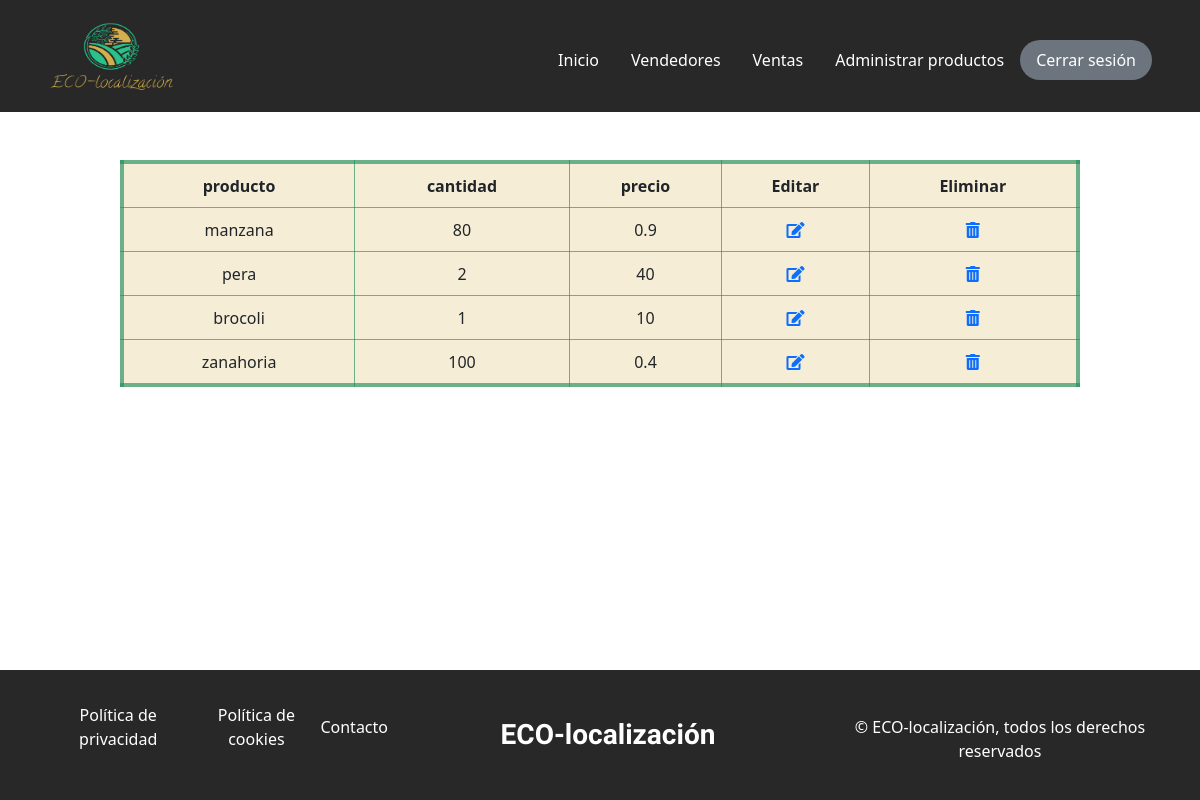
The page /administracion_productos/index.php (signed in) on the database its author committed.
### tables this page shows
CREATE TABLE `precios` (
  `id` int(8) NOT NULL,
  `id_vendedor` int(5) NOT NULL,
  `id_producto` int(8) NOT NULL,
  `cantidad` int(8) NOT NULL,
  `precio` float NOT NULL
);

CREATE TABLE `productos` (
  `id` int(8) NOT NULL,
  `producto` varchar(20) NOT NULL
);

### administracion_productos/operacionesGenerales.php (called while the page is built, shortened)
<?php include_once "../php/databaseManagement.inc.php";
    function obtenerProductos($id_vendedor){
        try {
            $con = new PDO("mysql:host=" . $GLOBALS['servidor'] . ";dbname=" . $GLOBALS['baseDatos'], $GLOBALS['user'], $GLOBALS['pass']);
            $sql = $con->prepare("SELECT precios.id,productos.producto,precios.cantidad,precios.precio from precios,productos WHERE precios.id_producto=productos.id AND precios.id_vendedor = :id_vendedor;");
            $sql->bindParam(":id_vendedor", $id_vendedor);
            $sql->execute();
            $miArray = [];
            while ($row = $sql->fetch(PDO::FETCH_ASSOC)) {
                $miArray[] = $row;
            }
        } catch (PDOException $e) {
            header("location: ../php/error.php");
        }
        return $miArray;
    }
?>

### administracion_productos/index.php (the view, shortened to what this page needs)
<!DOCTYPE html>
<html lang="es">
<head>
    <link rel="stylesheet" href="../fontawesome-free-5.15.4-web/css/all.min.css">
    <link rel="stylesheet" href="../css/bootstrap.min.css">
    <link rel="stylesheet" href="../css/headers.css">
    <link rel="stylesheet" href="../css/gestiones.css">
</head>
<body>
<header class="d-flex flex-wrap justify-content-center py-3 cabecera">
        <a href="../index.php" class="me-md-auto ms-5">
            <img src="../img/Captura-removebg-preview.png" class="logo">
        </a>
        <ul class="nav nav-pills mt-4">
            <li class="nav-item"><a href="../index.php" class="nav-link text-white">Inicio</a></li>
            <li class="nav-item"><a href="../vendedores/index.php" class="nav-link text-white">Vendedores</a></li>
            <?php
                if(isset($_SESSION['sesion_iniciada']) == true ){
                    $tipo = session_id();
                    if($tipo=="vendedor"){
                        echo "<li class='nav-item'><a href='ventas.php' class='nav-link text-white'>Ventas</a></li>";
                        echo "<li class='nav-item'><a href='index.php' class='nav-link text-white'>Administrar productos</a></li>";
                    }
                    echo "<li class='nav-item me-md-auto'><a href='../cerrarSesion.php' class='nav-link active bg-secondary rounded-pill me-5' aria-current='page'>Cerrar sesión</a></li>";
                }else{
                    echo "<li class='nav-item me-md-auto'><a href='../registro/index.php' class='nav-link active bg-success rounded-pill me-5' aria-current='page'>Entrar</a></li>";
                }
            ?>
        </ul>
    </header>
    <section>
    <article">
        <div class="row">
                    <div>
                        <table class="fixed_headers mt-5">
                            <thead>
                                <tr>
                                    <th>producto</th>
                                    <th>cantidad</th>
                                    <th>precio</th>
                                    <th>Editar</th>
                                    <th>Eliminar</th>
                                </tr>
                            </thead>
                            <tbody>
                                <?php include_once "operacionesGenerales.php";
                                    $producto = obtenerProductos($_SESSION['id']);
                                    for ($i=0;$i<sizeof($producto);$i++){
                                        echo "<tr>";
                                            echo "<td>".$producto[$i]['producto']."</td>";
                                            echo "<td>".$producto[$i]['cantidad']."</td>";
                                            echo "<td>".$producto[$i]['precio']."</td>";
                                            echo "<td><a href='editarProducto.php?varId=".$producto[$i]["id"]."'><i class='fas fa-edit'></i></a></td>";
                                            echo "<td><a href='eliminarProducto.php?varId=".$producto[$i]["id"]."'><i class='fas fa-trash-alt'></i></a></td>";
                                        echo "</tr>";
                                    }
                                ?>
                            </tbody>
                        </table>
                    </div>
                </div>
    </section>
    <footer class="d-flex text-white cabecera position-absolute bottom-0 end-0 w-100">
        <div class="container-fluid py-3">
            <div class="row justify-content-around align-items-center text-center">
                <div class="col-xl-4 col-sm-12">
                    <ul class="d-flex lista justify-content-around align-items-center">
                        <li><a class="text-decoration-none text-white" href="../politica/privacidad.php">Política de privacidad</a></li>
                        <li><a class="text-decoration-none text-white" href="../politica/cookies.php">Política de cookies</a></li>
                        <li><a class="text-decoration-none text-white" href="../politica/contacto.php">Contacto</a></li>
                    </ul>
                </div>
                <div class="col-xl-4 col-sm-12">
                    <a href="../index.php" class="text-decoration-none">
                        <h3 class="text-white text-center">ECO-localización</h3>
                    </a>
                </div>
                <div class="col-xl-4 mt-4 col-sm-12">
                    <p>© ECO-localización, todos los derechos reservados</p>
                </div>
            </div>
        </div>
    </footer>
</body>
</html>

### css/headers.css (style rules this page uses)
.logo { width:8rem; height: 5rem; }
h3 { font-family: 'Calligraffitti', cursive; font-weight: bold; margin-top: 2rem; margin-bottom: 2rem; margin-left: 1rem; }
.cabecera { background-color: rgb(40,40,40); }
.lista { list-style: none; }

### css/gestiones.css (style rules this page uses)
table { border: 4px #208f5ba4 solid; background-color: #d3af4d3a; width: 80%; margin-left: 10%; text-align: center; }
td,th { padding: 1%; border: 1px #208f5ba4 solid; }

### rows shown on the page
precios: id_producto.producto "manzana", cantidad "80", precio "0.9"
precios: id_producto.producto "pera", cantidad "2", precio "40"
precios: id_producto.producto "brocoli", cantidad "1", precio "10"
precios: id_producto.producto "zanahoria", cantidad "100", precio "0.4"
